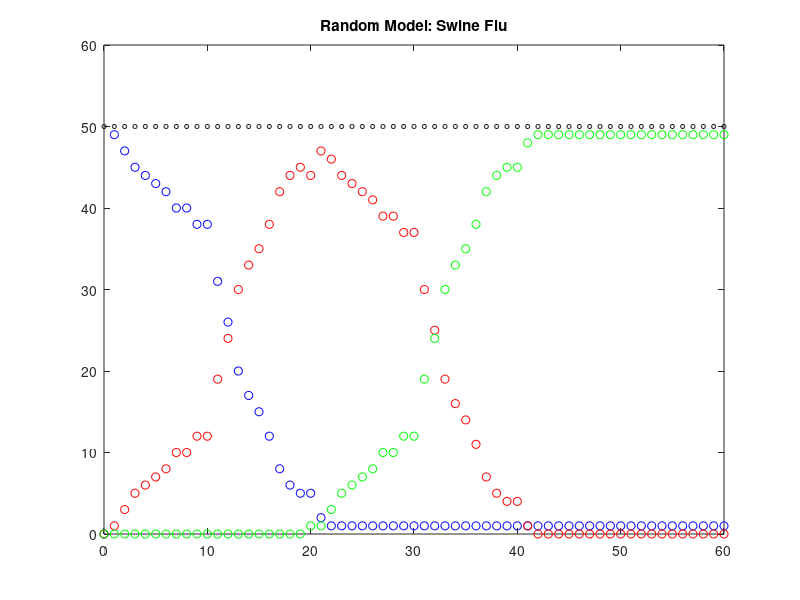

MATLAB code to generate this figure:
N = 50; %population size
space = 200; %variable that determines how large of a space 
                %the population has to move around in
D = space^2/10; %diffusion constant
personX = rand(1,N)*space;
personY = rand(1,N)*space;
personStatus = zeros(1,N)+1; %1 = susceptible, 2 = infected, 3 = recovered
personStatus(1) = 2;
daysInfected = zeros(1,N); %keeps track of infected days before recovery
dt = 1; %1/2 day
tmax = 60; %one month in days
a = 5/21; %infectivity
b = 1/21; %recovery rate in days
r = a/b; %reproduction number
S = 0; %number susceptible
I = 0; %number infected
R = 0; %number recovered
infectProb = a*dt; %rate at which an infect person infects others
clockmax = ceil(tmax/dt);
xs = 300;
infectDist = 20; %radius of infection

Ssave=zeros(1,clockmax+1);
Isave=zeros(1,clockmax+1);
Rsave=zeros(1,clockmax+1);
Nsave=zeros(1,clockmax+1);
tsave=zeros(1,clockmax+1);

Ssave(1)=S;
Isave(1)=I;
Rsave(1)=R;
Nsave(1)=N;
tsave(1)=0;

%initial plot set-up
plot(tsave(1),Ssave(1),'-bo',tsave(1),Isave(1),'-ro',...
    tsave(1),Rsave(1),'-go',tsave(1),Nsave(1),'-ko',...
    'markers',3);
axis([0,tmax,0,1.2*(Nsave(1))])
axis manual

for clock = 0:clockmax
    t = clock*dt;
    %moves each person a random amount in a random direction
    personX = personX+sqrt(D*dt)*randn(1,N);
    personY = personY+sqrt(D*dt)*randn(1,N);
    %find those who have moved out of space, reflect them back in
    personX(find(personX<0)) = -personX(find(personX<0));
    personX(find(personX>space)) = 2*space - personX(find(personX>space));
    
    personY(find(personY<0)) = -personY(find(personY<0));
    personY(find(personY>space)) = 2*space - personY(find(personY>space));
        

    
    %check if individuals are close to each other
    for ii = find(personStatus == 2)
        radius = sqrt((personX-personX(ii)).^2+(personY-personY(ii)).^2);
        jj = find((radius<infectDist)&(personStatus == 1));
        personStatus(jj) = personStatus(jj)+(rand(1,length(jj))<infectProb);
    end
  
    %add to number of infected days
    for w = 1:N
        if (personStatus(w) == 2)
            daysInfected(w) = daysInfected(w)+ dt;
        end
    end
    
    %check if anyone has recovered
    for v = 1:N
        if (daysInfected(v) >= 1/b)
            personStatus(v) = 3;
        end
    end
    %counter to keep track of how many people of each type there are
    S = sum(personStatus == 1);
    I = sum(personStatus == 2);
    R = sum(personStatus == 3);
    
    tsave(clock+1) = t;
    Ssave(clock+1) = S;
    Isave(clock+1) = I;
    Rsave(clock+1) = R;
    Nsave(clock+1) = N;
end

for i=2:clockmax+1
    hold on
    plot(tsave(i),Ssave(i),'-bo',tsave(i),Isave(i),'-ro',...
        tsave(i),Rsave(i),'-go',tsave(i),Nsave(i),'-ko',...
        'markers',3);
    title("Random Model: Swine Flu")
    pause(0.05)
end
hold off
